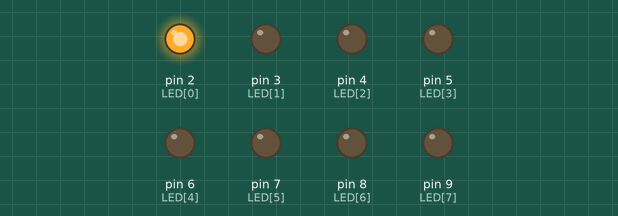
Recording of a sketch running on a simulated Arduino Uno, built with avr-gcc and run on an emulated ATmega328P. On the bench: output pins drawn as LEDs (lit = HIGH).

Above: at 0.2 s.
At 1.2 s:
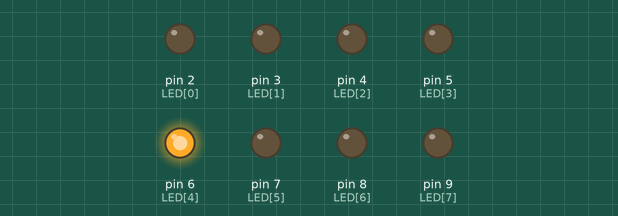
At 1.7 s:
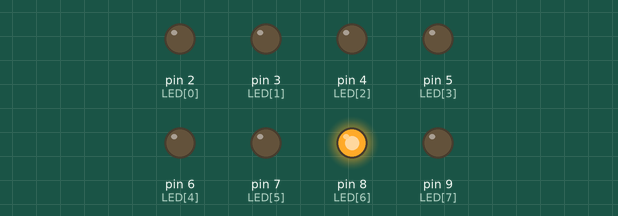
At 2.2 s:
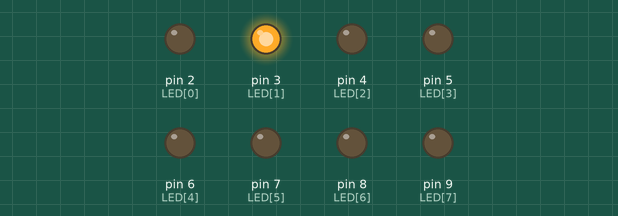
At 3.2 s:
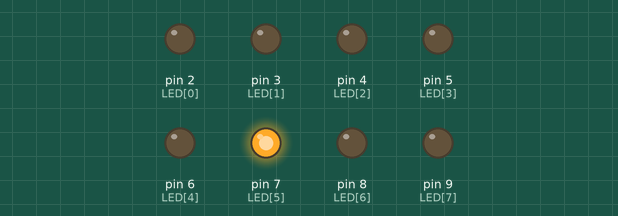
At 4.7 s:
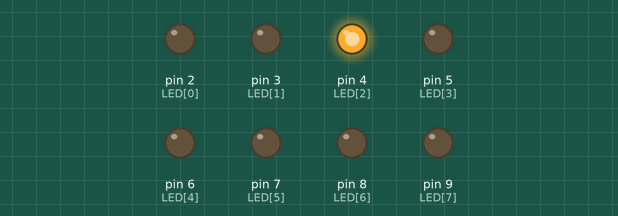
Timing chart, 0 to 5.2 s (numbered marks = the images above):
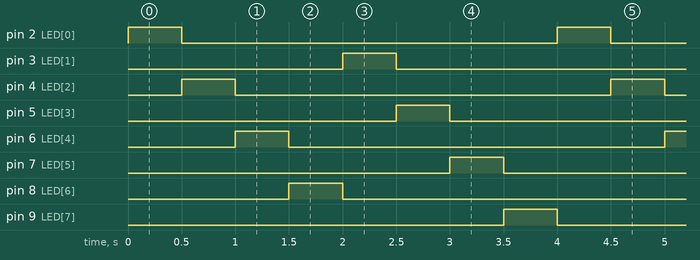

The sketch:

sketch_dec21a_1221_4.ino
```cpp
// C++ code
//
const int LED[8] = {2,3,4,5,6,7,8,9};

void setup()
{
  for(int pn=0;pn<=7; pn++){
  pinMode(LED[pn], OUTPUT);

}
}
void loop()
{
  for(int pn=0;pn<=6; pn+=2){
  digitalWrite(LED[pn], HIGH);
  delay(500);
  digitalWrite(LED[pn], LOW);
  }
  for(int pn=1;pn<=7; pn+=2){
  digitalWrite(LED[pn], HIGH);
  delay(500);
  digitalWrite(LED[pn], LOW);
}


}
```

Measured:
- by itself, pin 2 (LED[0]), pin 3 (LED[1]), pin 4 (LED[2]), pin 5 (LED[3]), pin 6 (LED[4]), pin 7 (LED[5]), pin 8 (LED[6]), pin 9 (LED[7]): alternates HIGH for 0.50 s and LOW for 3.5 s
- by itself, everything shown: repeats every 4.0 s, in 9 steps
